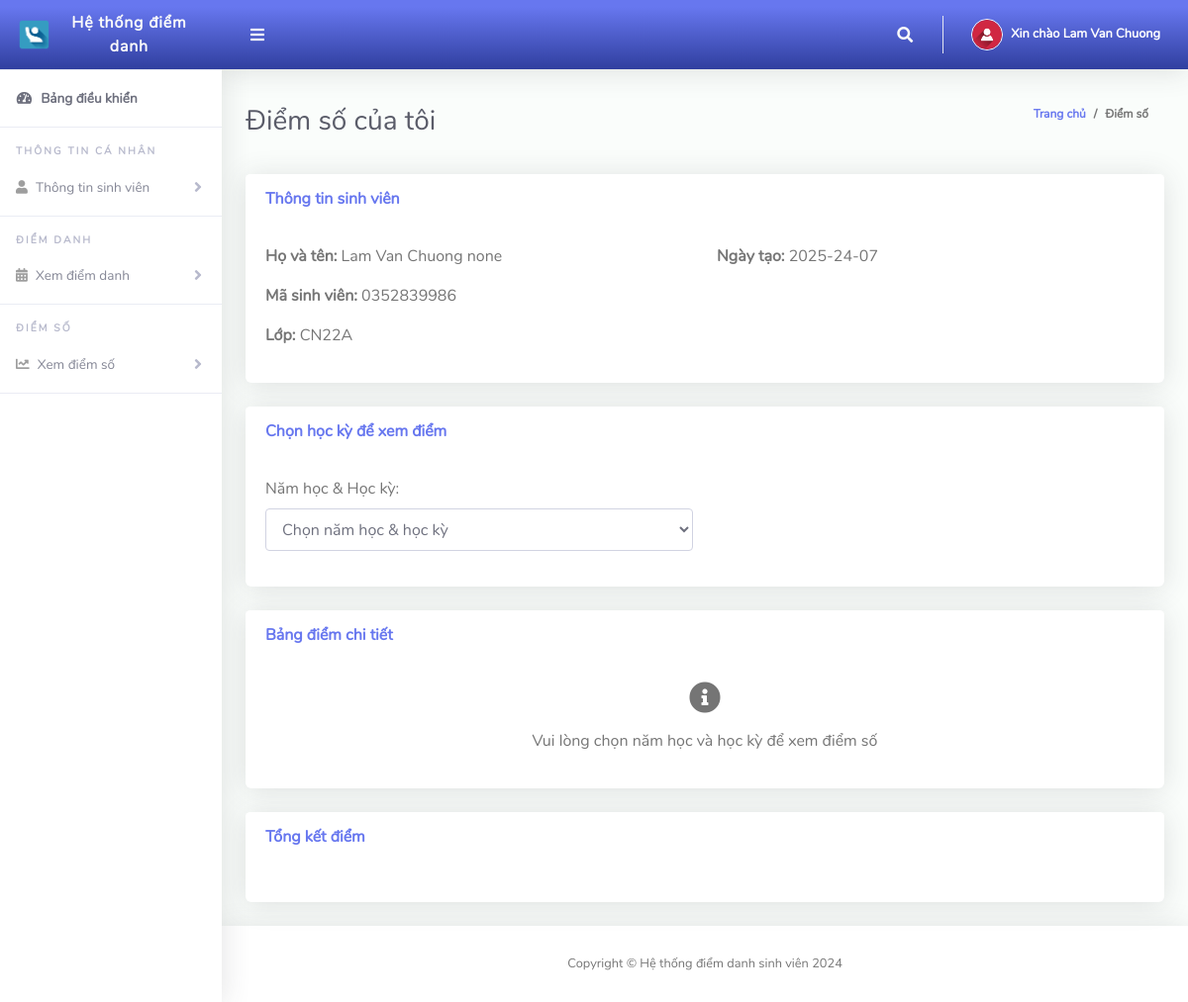
Screenshot of /Student/viewMyGrades.php (signed in) with the database file from the repository.
### tables this page shows
CREATE TABLE IF NOT EXISTS `tblstudents` (
  `Id` int(10) NOT NULL AUTO_INCREMENT,
  `firstName` varchar(255) NOT NULL,
  `lastName` varchar(255) NOT NULL,
  `otherName` varchar(255) NOT NULL,
  `admissionNumber` varchar(255) NOT NULL,
  `password` varchar(50) NOT NULL,
  `classId` varchar(10) NOT NULL,
  `dateCreated` varchar(50) NOT NULL,
  PRIMARY KEY (`Id`),
  UNIQUE KEY `admissionNumber` (`admissionNumber`)
);

CREATE TABLE IF NOT EXISTS `tblclass` (
  `Id` int(10) NOT NULL AUTO_INCREMENT,
  `className` varchar(255) NOT NULL,
  PRIMARY KEY (`Id`)
);

### Student/viewMyGrades.php (the view, shortened to what this page needs)
<?php
include '../Includes/dbcon.php';
$query = "SELECT tblstudents.*, tblclass.className
          FROM tblstudents
          INNER JOIN tblclass ON tblclass.Id = tblstudents.classId
          WHERE tblstudents.Id = '$_SESSION[userId]'";
$rs = $conn->query($query);
$studentInfo = $rs->fetch_assoc();
?>
<!DOCTYPE html>
<html lang="vi">
<head>
  <link href="../vendor/fontawesome-free/css/all.min.css" rel="stylesheet" type="text/css">
  <link href="../vendor/bootstrap/css/bootstrap.min.css" rel="stylesheet" type="text/css">
  <link href="css/ruang-admin.min.css" rel="stylesheet">
</head>
<body id="page-top">
  <div id="wrapper">
      <?php include "Includes/sidebar.php";?>
    <div id="content-wrapper" class="d-flex flex-column">
      <div id="content">
       <?php include "Includes/topbar.php";?>
        <div class="container-fluid" id="container-wrapper">
          <div class="d-sm-flex align-items-center justify-content-between mb-4">
            <h1 class="h3 mb-0 text-gray-800">Điểm số của tôi</h1>
            <ol class="breadcrumb">
              <li class="breadcrumb-item"><a href="./">Trang chủ</a></li>
              <li class="breadcrumb-item active" aria-current="page">Điểm số</li>
            </ol>
          </div>
          <div class="row mb-4">
            <div class="col-xl-12">
              <div class="card">
                <div class="card-header py-3 d-flex flex-row align-items-center justify-content-between">
                  <h6 class="m-0 font-weight-bold text-primary">Thông tin sinh viên</h6>
                </div>
                <div class="card-body">
                  <div class="row">
                    <div class="col-md-6">
                      <p><strong>Họ và tên:</strong> <?php echo $studentInfo['firstName'] . ' ' . $studentInfo['lastName'] . ' ' . $studentInfo['otherName']; ?></p>
                      <p><strong>Mã sinh viên:</strong> <?php echo $studentInfo['admissionNumber']; ?></p>
                      <p><strong>Lớp:</strong> <?php echo $studentInfo['className']; ?></p>
                    </div>
                    <div class="col-md-6">
                      <p><strong>Ngày tạo:</strong> <?php echo $studentInfo['dateCreated']; ?></p>
                    </div>
                  </div>
                </div>
              </div>
            </div>
          </div>
          <div class="row">
            <div class="col-lg-12">
              <div class="card mb-4">
                <div class="card-header py-3 d-flex flex-row align-items-center justify-content-between">
                  <h6 class="m-0 font-weight-bold text-primary">Chọn học kỳ để xem điểm</h6>
                </div>
                <div class="card-body">
                  <div class="row">
                    <div class="col-md-6">
                      <div class="form-group">
                        <label for="sessionTermId">Năm học & Học kỳ:</label>
                        <select class="form-control" id="sessionTermId" onchange="loadGrades()">
                          <option value="">Chọn năm học & học kỳ</option>
                        </select>
                      </div>
                    </div>
                  </div>
                </div>
              </div>
            </div>
          </div>
          <div class="row">
            <div class="col-lg-12">
              <div class="card mb-4">
                <div class="card-header py-3 d-flex flex-row align-items-center justify-content-between">
                  <h6 class="m-0 font-weight-bold text-primary">Bảng điểm chi tiết</h6>
                </div>
                <div class="card-body">
                  <div id="gradesTable">
                    <div class="text-center text-muted">
                      <i class="fas fa-info-circle fa-2x mb-3"></i>
                      <p>Vui lòng chọn năm học và học kỳ để xem điểm số</p>
                    </div>
                  </div>
                </div>
              </div>
            </div>
          </div>
          <div class="row">
            <div class="col-lg-12">
              <div class="card mb-4">
                <div class="card-header py-3 d-flex flex-row align-items-center justify-content-between">
                  <h6 class="m-0 font-weight-bold text-primary">Tổng kết điểm</h6>
                </div>
                <div class="card-body">
                </div>
              </div>
            </div>
          </div>
        </div>
      </div>
       <?php include "Includes/footer.php";?>
    </div>
  </div>
</body>
</html>

### Student/Includes/topbar.php (shortened to what this page needs)
<?php
  $query = "SELECT * FROM tblstudents WHERE Id = ".$_SESSION['userId']."";
  $rs = $conn->query($query);
  $rows = $rs->fetch_assoc();
  $fullName = $rows['firstName']." ".$rows['lastName'];
?>
<nav class="navbar navbar-expand navbar-light bg-gradient-primary topbar mb-4 static-top">
          <button id="sidebarToggleTop" class="btn btn-link rounded-circle mr-3">
            <i class="fa fa-bars"></i>
          </button>
          <ul class="navbar-nav ml-auto">
            <li class="nav-item dropdown no-arrow">
              <a class="nav-link dropdown-toggle" href="#" id="searchDropdown" role="button" data-toggle="dropdown"
                aria-haspopup="true" aria-expanded="false">
                <i class="fas fa-search fa-fw"></i>
              </a>
            </li>
            <li class="nav-item dropdown no-arrow">
              <a class="nav-link dropdown-toggle" href="#" id="userDropdown" role="button" data-toggle="dropdown"
                aria-haspopup="true" aria-expanded="false">
                <img class="img-profile rounded-circle" src="img/user-icn.png" style="max-width: 60px">
                <span class="ml-2 d-none d-lg-inline text-white small"><b>Xin chào <?php echo $fullName;?></b></span>
              </a>
            </li>
          </ul>
        </nav>

### rows the page displays
tblstudents: fullName "Lam Van Chuong", firstName "Lam Van", lastName "Chuong", otherName "none", admissionNumber "0352839986", classId.className "CN22A", dateCreated "2025-24-07"
